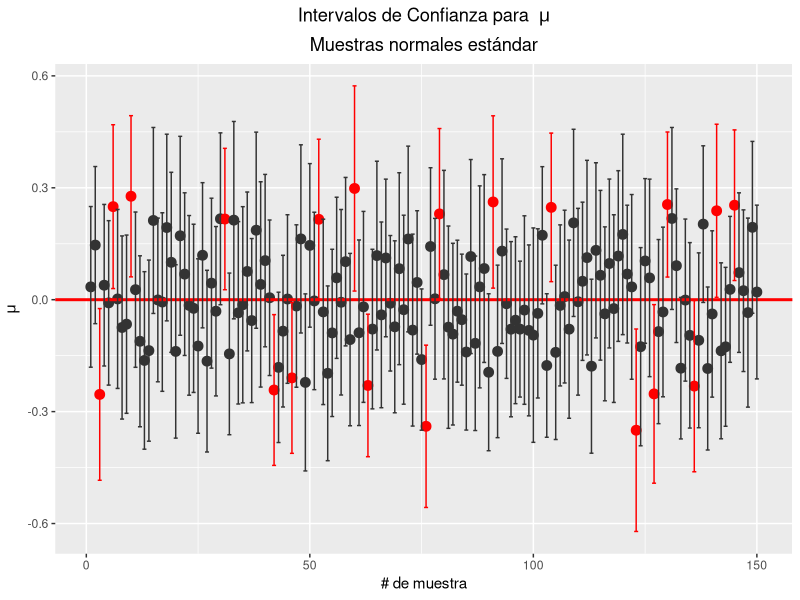
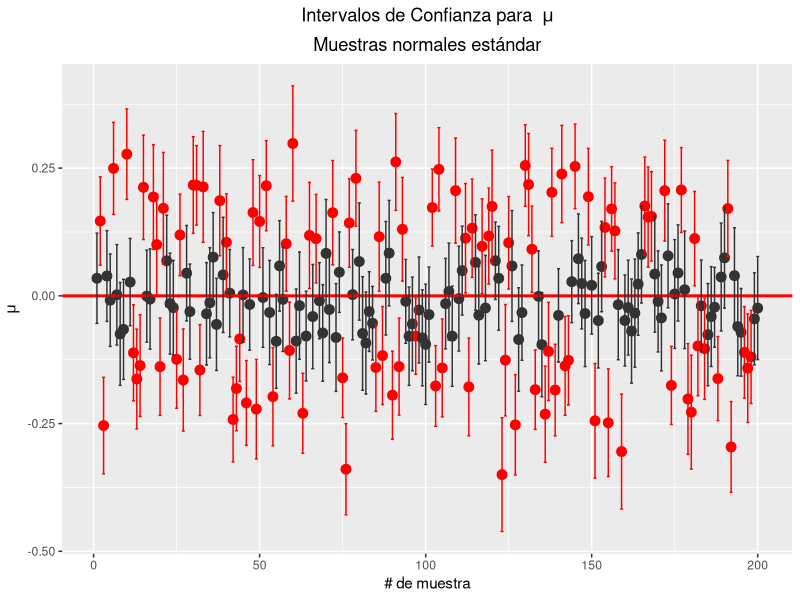
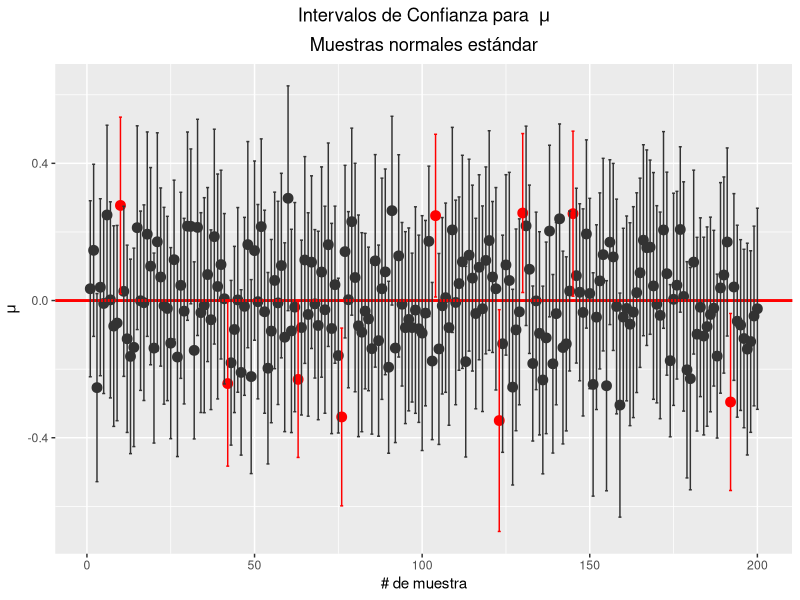
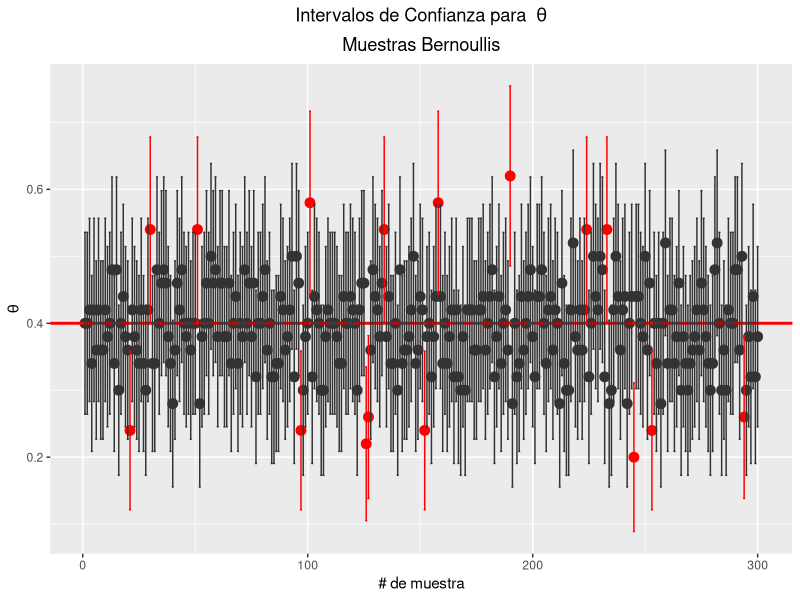
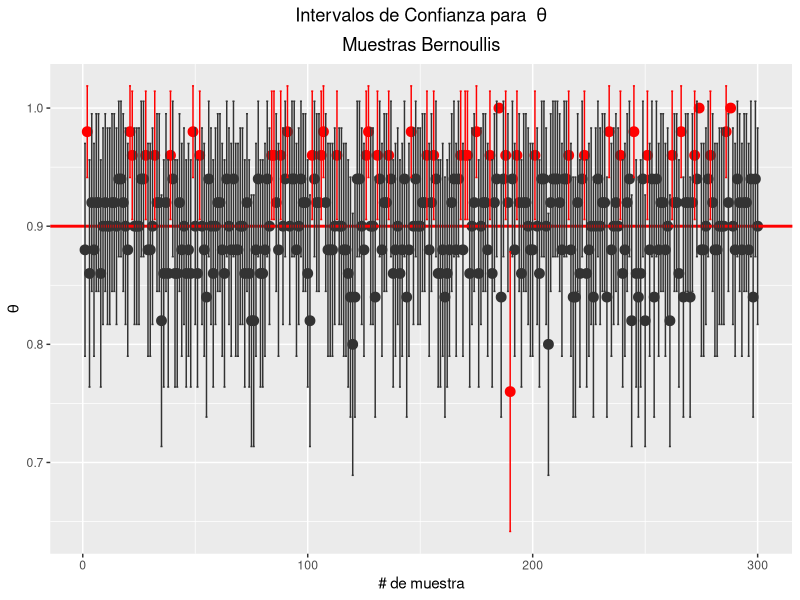
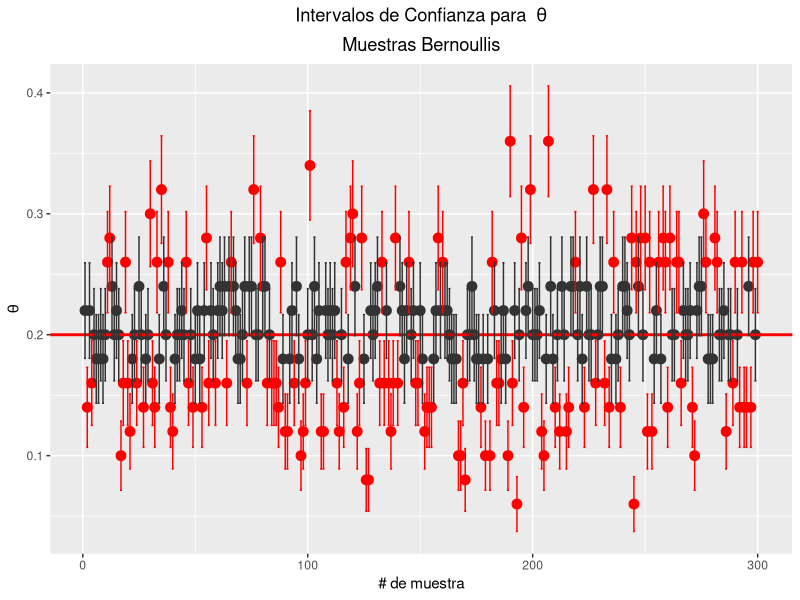
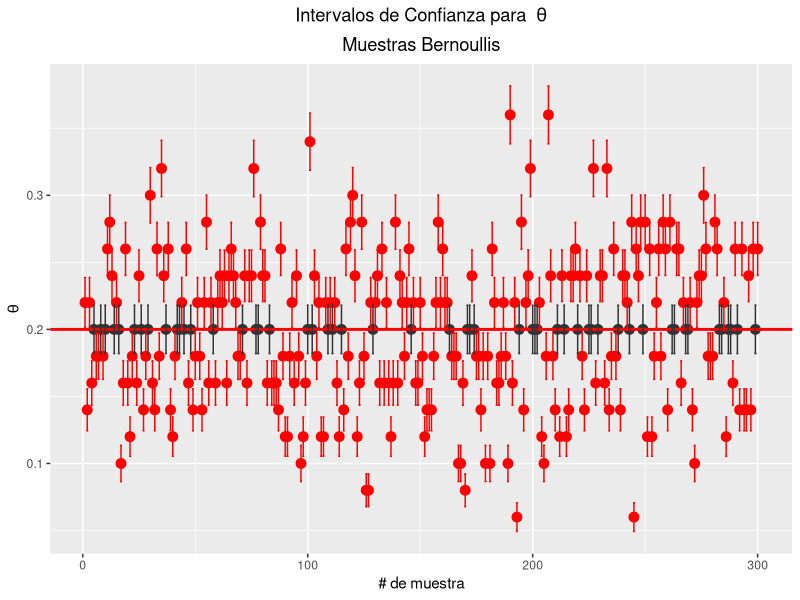

The R script that drew these images, in order: (Note: a time limit stopped this script after it produced the figures.)
## ---- chunk 1
library(ggplot2)
library(tidyverse)
library(ggpubr)
## ---- chunk 2
muIC <- function(n=50,N=10000,z=0.975)
{
  set.seed(123)

  df <- data.frame(matrix(NA,n,7))
  colnames(df) <- c('# de muestra','n','media','desv. est.','error','LI','LS')
  
  for(i in 1:N)
  {
    x <- rnorm(n)    # Creamos una muestra de tamaño N
    mu <- mean(x)
    sigma <- sd(x)
    error <- qnorm(z)*sigma/sqrt(n)
    
    df[i,1] <- i
    df[i,2] <- n
    df[i,3] <- mu
    df[i,4] <- sigma
    df[i,5] <- error
    df[i,6] <- mu - error
    df[i,7] <- mu + error
  }
  
  return(df)
}
## ---- chunk 3
# IC del 90% = (1-0.1)%
# con percentil de 1-0.05=.95
muNormal <- muIC(z=0.95)
muNormal
## ---- chunk 4
cuentaCI <- function(dataframe)
{
  n <- dataframe$n
  N <- length(n)
  mu <- dataframe$media
  lower <- dataframe$LI
  upper <- dataframe$LS
  res <- 0
  c <- 0
  
  for(i in 1:N)
  {
    
    if(0>=lower[i] & 0<=upper[i])
    {
      c = c + 1
    }
  }
  
  res <- c/N*100
  
  return(res)
  
}
## ---- chunk 5
data <- muNormal %>% slice(1:150)
x <- data$`# de muestra`
mu <- data$media
L <- data$LI
U <- data$LS

ggplot(data, aes(x = x, y=mu, color=(L>0 | U<0))) +
  geom_point(size = 3) +
  geom_hline(yintercept = 0, color = 'red', size = 1) +
  geom_errorbar(aes(ymax = U, ymin = L)) +
  scale_colour_manual(values = c('gray20','red')) +
  ggtitle(expression(atop('Intervalos de Confianza para '~mu,paste('\nMuestras normales estándar')))) +
  theme(plot.title = element_text(hjust = 0.5), legend.position = 'none') +
  xlab('# de muestra') +
  ylab(expression(mu))
## ---- chunk 6
graphCI <- function(df,min=1,max=100)
{
  data <- df %>% slice(min:max)
  x <- data$`# de muestra`
  mu <- data$media
  L <- data$LI
  U <- data$LS
  
  ggplot(data, aes(x = x, y=mu, color=(L>0 | U<0))) +
    geom_point(size = 3) +
    geom_hline(yintercept = 0, color = 'red', size = 1) +
    geom_errorbar(aes(ymax = U, ymin = L)) +
    scale_colour_manual(values = c('gray20','red')) +
    ggtitle(expression(atop('Intervalos de Confianza para '~mu,paste('\nMuestras normales estándar')))) +
    theme(plot.title = element_text(hjust = 0.5), legend.position = 'none') +
    xlab('# de muestra') +
    ylab(expression(mu))
}
## ---- chunk 7
ic50 <- muIC(z=0.75)
ic50

cuentaCI(ic50)

#png(file="nIC_50.png",width = 700, height = 432)
graphCI(ic50,1,200)
#dev.off()
## ---- chunk 8
ic95 <- muIC(z=0.975)
ic95

cuentaCI(ic95)

#png(file="nIC_95.png",width = 700, height = 432)
graphCI(ic95,1,200)
#dev.off()
## ---- chunk 9
bmuIC <- function(n=50,N=10000,p=0.2,z=0.975)
{
  set.seed(123)

  df <- data.frame(matrix(NA,n,8))
  colnames(df) <- c('# de muestra','n','theta','media','desv. est.','error','LI','LS')
  
  for(i in 1:N)
  {
    x <- sample(c(0,1),size=n,replace = TRUE, prob = c(1-p,p))   # Creamos una muestra de tamaño N
    mu <- mean(x)
    sigma <- sqrt(mu*(1-mu)/n)
    error <- qnorm(z)*sigma
    
    df[i,1] <- i
    df[i,2] <- n
    df[i,3] <- p
    df[i,4] <- mu
    df[i,5] <- sigma
    df[i,6] <- error
    df[i,7] <- mu - error
    df[i,8] <- mu + error
  }
  
  return(df)
}
## ---- chunk 10
bcuentaCI <- function(dataframe)
{
  p <- dataframe$theta[1]
  n <- dataframe$n
  N <- length(n)
  mu <- dataframe$media
  lower <- dataframe$LI
  upper <- dataframe$LS
  res <- 0
  c <- 0
  
  for(i in 1:N)
  {
    
    if(p>=lower[i] & p<=upper[i])
    {
      c = c + 1
    }
  }
  
  res <- c/N*100
  
  return(res)
  
}
## ---- chunk 11
bgraphCI <- function(df,min=1,max=100)
{
  data <- df %>% slice(min:max)
  x <- data$`# de muestra`
  mu <- data$media
  p <- data$theta[1]
  L <- data$LI
  U <- data$LS
  
  ggplot(data, aes(x = x, y=mu, color=(L>p | U<p))) +
    geom_point(size = 3) +
    geom_hline(yintercept = p, color = 'red', size = 1) +
    geom_errorbar(aes(ymax = U, ymin = L)) +
    scale_colour_manual(values = c('gray20','red')) +
    ggtitle(expression(atop('Intervalos de Confianza para '~theta,paste('\nMuestras Bernoullis')))) +
    theme(plot.title = element_text(hjust = 0.5), legend.position = 'none') +
    xlab('# de muestra') +
    ylab(expression(theta))
}
## ---- chunk 12
b_ic95 <- bmuIC(p=0.4, z=0.975)
b_ic95

bcuentaCI(b_ic95)

#png(file="bIC_95-4.png",width = 700, height = 432)
bgraphCI(b_ic95,1,300)
#dev.off()
## ---- chunk 13
b_ic95 <- bmuIC(p=0.9, z=0.975)
b_ic95

bcuentaCI(b_ic95)

#png(file="bIC_95-9.png",width = 700, height = 432)
bgraphCI(b_ic95,1,300)
#dev.off()
## ---- chunk 14
b_ic50 <- bmuIC(p=0.2, z=0.75)
b_ic50

bcuentaCI(b_ic50)

#png(file="bIC_50-2.png",width = 700, height = 432)
bgraphCI(b_ic50,1,300)
#dev.off()
## ---- chunk 15
b_ic25 <- bmuIC(p=0.2, z=0.625)
b_ic25

bcuentaCI(b_ic25)

#png(file="bIC_25-2.png",width = 700, height = 432)
bgraphCI(b_ic25,1,300)
#dev.off()
## ---- chunk 16
icWald <- function(success=50,n=100,alpha=0.95)
{
  df <- data.frame(matrix(NA,ncol=2))
  
  p <- success/n
  sd <- sqrt(p*(1-p)/n)
  z <- qnorm(1-(1-alpha)/2)
  df[1] <- p - z*sd
  df[2]<- p + z*sd
  
  return(df)
}
## ---- chunk 17
dfWald <- function(n=50,N=10000,aConf=0.95)
{
  set.seed(123)
  probs <- seq(0.001,0.999,0.01)
  df <- data.frame(matrix(NA,ncol=4,nrow = probs))
  names(df) <- c('Probabilidad','% de cobertura','% del IC','Tamaño de muestra')
  isCovered <- as.numeric()
  
  for(i in 1:length(probs))
  {
    df[i,1] <- probs[i]
    x <- rbinom(n=N,size=n,prob=probs[i])
    for(j in 1:N)
    {
      ci <- icWald(success=x[j],n=n,alpha=aConf)
      isCovered[j] <- (ci[1]< probs[i]) & (probs[i]<ci[2])
    }
    df[i,2] <- mean(isCovered)*100
    df[i,3] <- aConf*100
    df[i,4] <- n
  }
  return(df)
}
## ---- chunk 18
gWald <- function(df)
{
  p <- df$Probabilidad
  cob <- df$`% de cobertura`
  ic <- df$`% del IC`[1]
  n <- df$`Tamaño de muestra`[1]
  
  myTitle <- paste('Cobertura real para el IC binomial del ',ic,'% para n=',n)

  g <- ggplot(df, aes(x=p,y=cob)) + geom_line(color='black',size=0.8) +
        geom_hline(yintercept = ic, linetype='solid',color='red',size=0.8) + 
        ggtitle(myTitle) + 
        theme(plot.title = element_text(hjust = 0.5)) +
        ylab('% de cobertura') +
        xlab(expression(theta)) +
        coord_cartesian(ylim=c(75,100))  # Tomamos del 75 al 100%
  
  return(g)
}
## ---- chunk 19
wIC10 <- dfWald(n=10)

#png(file="wIC_10.png",width = 700, height = 432)
gWald(wIC10)
#dev.off()
## ---- chunk 20
wIC30 <- dfWald(n=30)

#png(file="wIC_30.png",width = 700, height = 432)
gWald(wIC30)
#dev.off()
## ---- chunk 21
wIC50 <- dfWald(n=50)

#png(file="wIC_50.png",width = 700, height = 432)
gWald(wIC50)
#dev.off()
## ---- chunk 22
wIC100 <- dfWald(n=100)

#png(file="wIC_100.png",width = 700, height = 432)
gWald(wIC100)
#dev.off()
## ---- chunk 23
gWald_all <- function(df)
{
  p <- df$Probabilidad
  cob <- df$`% de cobertura`
  ic <- df$`% del IC`[1]
  n <- df$`Tamaño de muestra`[1]
  
  myTitle <- paste('n=',n)

  g <- ggplot(df, aes(x=p,y=cob)) + geom_line(color='black',size=0.8) +
        geom_hline(yintercept = ic, linetype='solid',color='red',size=0.8) + 
        ggtitle(myTitle) + 
        theme(plot.title = element_text(hjust = 0.5)) +
        ylab('% de cobertura') +
        xlab(expression(theta)) +
        coord_cartesian(ylim=c(75,100))  # Tomamos del 75 al 100%
  
  return(g)
}
## ---- chunk 24
#wIC10 <- dfWald(n=10)
gwIC10 <- gWald_all(wIC10)

#wIC30 <- dfWald(n=30)
gwIC30 <- gWald_all(wIC30)

#wIC50 <- dfWald(n=50)
gwIC50 <- gWald_all(wIC50)

#wIC100 <- dfWald(n=100)
gwIC100 <- gWald_all(wIC100)
## ---- chunk 25
gAll <- ggarrange(gwIC10,gwIC30,gwIC50,gwIC100, 
          ncol = 2, nrow = 2) 

#png(file="wIC_all.png",width = 700, height = 432)
gAll
#dev.off()
